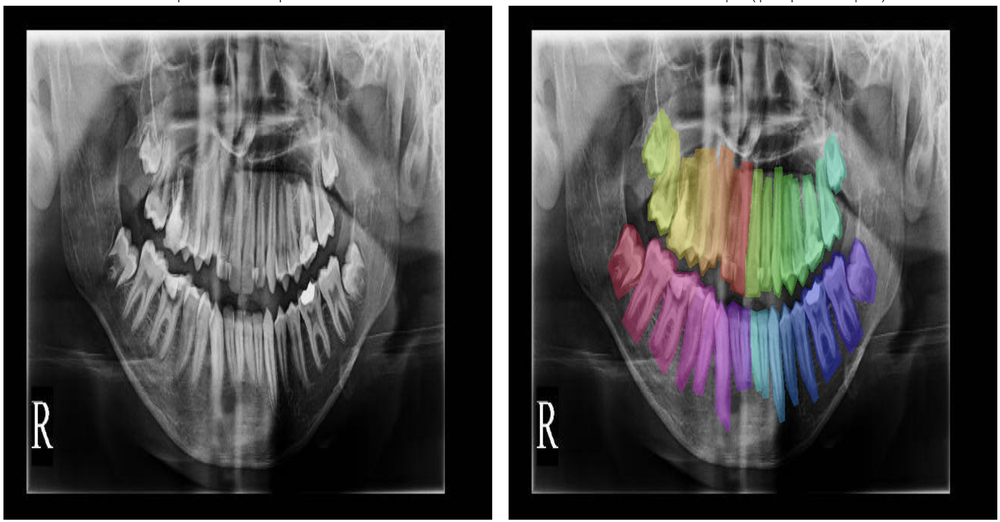
#> input picture 01_teeth_segmentation/00_Dataset/images/dataset_01_exmpl.png, 1000 x 522 px, shrunk from 2604 x 1360 before the run, found by its file name; its folder holds only this picture in this run
$ jupyter execute --allow-errors 00_Dataset_02.ipynb   (shell and % lines are left out)
#> lines starting #> are read from the running program, lines starting #| are printed output that depends on the picture
# Датасет для сегментации зубов
**Название**: teeth Computer Vision Dataset
**Автор**: Chosun University ([Roboflow](https://universe.roboflow.com/chosun-university-n0qpz/teeth-pc9hq))
**Количество снимков**: 467 снимков: train / val / test = 327 / 93 / 47
**Размер изображений**: 1178х574
**Лицензия**: CC BY 4.0

# Анализ датасета

# Установка пакетов, импорт библиотек

[cell 1]
# Установка tree

[cell 2]
import os
from google.colab import drive
import numpy as np
import pandas as pd
import cv2
from tqdm.notebook import tqdm
import zipfile
import random
from typing import Dict, List, Tuple

import matplotlib.pyplot as plt
# настройка визуализации
plt.style.use('seaborn-v0_8')

## Функции для визуализации примеров

[cell 3]
def generate_class_colors(num_classes: int = 32) -> Dict[int, Tuple[int, int, int]]:
    """
    Функция генерирует цвета для классов.

    Цвета равномерно распределяются по оттенку в пространстве HSV (OpenCV-диапазоны:
    H∈[0,179], S∈[0,255], V∈[0,255]) и затем конвертируются в RGB. Это даёт
    устойчивую, воспроизводимую палитру без случайности.

    Args:
        num_classes: Число классов (по умолчанию 32 по числу зубов).

    Returns:
        Словарь {id_класса: (R, G, B)} с целочисленными значениями 0..255.
    """
    colors: Dict[int, Tuple[int, int, int]] = {}
    for cls in range(num_classes):
        # Равномерное распределение оттенков по кругу
        hue = int(179 * cls / num_classes)   # H ∈ [0,179] в OpenCV
        saturation = 230                     # высокая насыщенность
        value = 230                          # высокая яркость
        color_hsv = np.uint8([[[hue, saturation, value]]])
        # Конвертация HSV -> RGB (получаем (R,G,B))
        color_rgb = cv2.cvtColor(color_hsv, cv2.COLOR_HSV2RGB)[0][0]
        colors[cls] = (int(color_rgb[0]), int(color_rgb[1]), int(color_rgb[2]))
    return colors

def load_yolo_segmentation(label_path: str, img_w: int, img_h: int) -> List[Tuple[int, np.ndarray]]:
    """
    Функция для загрузки разметки YOLO для задачи сегментации.

    Формат строки в .txt для сегментации:
        class_id x1 y1 x2 y2 ... xN yN
    где координаты нормированы в [0,1] относительно ширины/высоты изображения.

    Args:
        label_path: Путь к .txt-файлу разметки.
        img_w: Ширина изображения (в пикселях).
        img_h: Высота изображения (в пикселях).

    Returns:
        Список кортежей (class_id, poly), где poly — np.ndarray формы (N,2) с
        координатами вершин полигона в пикселях (dtype=int32).
        Если файла нет или он пуст, возвращает пустой список.
    """
    polygons: List[Tuple[int, np.ndarray]] = []
    if not os.path.exists(label_path):
        return polygons

    with open(label_path, 'r') as f:
        for line in f:
            parts = line.strip().split()
            # Минимум: class + 3 точки (6 чисел) => 1 + 6 = 7 токенов
            if len(parts) < 7:
                continue
            cls = int(float(parts[0]))
            coords = list(map(float, parts[1:]))

            # Координаты должны идти парами (x,y)
            if len(coords) % 2 != 0:
                # Нечётное число координат — пропускаем строку
                continue

            # Денормализация из [0,1] в пиксели
            poly_pts = []
            for i in range(0, len(coords), 2):
                x = int(round(coords[i] * img_w))
                y = int(round(coords[i+1] * img_h))
                # Подстраховка от выхода за границы
                x = np.clip(x, 0, img_w - 1)
                y = np.clip(y, 0, img_h - 1)
                poly_pts.append((x, y))

            if len(poly_pts) >= 3:  # полигон минимум из 3 точек
                polygons.append((cls, np.array(poly_pts, dtype=np.int32)))
    return polygons

def show_random_segmented_images_with_labels(
    subset: str = 'train',
    num_images: int = 3,
    dataset_path: str = '/content/dataset'
) -> None:
    """
    Визуализирует N случайных изображений из указанной подвыборки и их сегментацию (формат YOLO) с метками классов.

    Функция:
      1) выбирает случайно `num_images` файлов из {dataset_path}/{subset}/images;
      2) для каждого изображения ищет соответствующий .txt-файл в labels;
      3) считывает полигональные маски (YOLO segmentation !!!), денормализует координаты;
      4) отрисовывает поверх изображения полупрозрачные маски и контуры;
      5) добавляет подписи с номерами зубов согласно стандартной стоматологической нумерации;
      6) показывает два кадра рядом: оригинал и изображение с разметкой.

    Примечания:
    - Цвет каждого класса фиксирован и определяется словарём `CLASS_COLORS` из 32 цветов.
    - Номера зубов соответствуют стандартной стоматологической нумерации FDI.
    - Если для изображения нет .txt или разметка пуста/некорректна, будет показан только фон без масок.
    - Изображение конвертируется в RGB (OpenCV читает в BGR), поэтому цвета отображаются корректно в matplotlib.

    Args:
        subset: Название подвыборки ('train', 'valid' или 'test').
        num_images: Сколько случайных изображений отобразить (автоматически ограничивается размером набора).
        dataset_path: Корневая папка датасета (по умолчанию '/content/dataset').

    Returns:
        None. Функция выводит графики через matplotlib.

    Raises:
        FileNotFoundError: Если не найдена папка с изображениями {dataset_path}/{subset}/images.
        ValueError: Если в подвыборке нет ни одного изображения.
    """
    # Словарь соответствия индексов классов и названий зубов (стандартная нумерация FDI)
    TOOTH_NAMES = {
        0: '11', 1: '12', 2: '13', 3: '14', 4: '15', 5: '16', 6: '17', 7: '18',
        8: '21', 9: '22', 10: '23', 11: '24', 12: '25', 13: '26', 14: '27', 15: '28',
        16: '31', 17: '32', 18: '33', 19: '34', 20: '35', 21: '36', 22: '37', 23: '38',
        24: '41', 25: '42', 26: '43', 27: '44', 28: '45', 29: '46', 30: '47', 31: '48'
    }

    # Пути к папкам изображений и разметок
    images_dir = os.path.join(dataset_path, subset, 'images')
    labels_dir = os.path.join(dataset_path, subset, 'labels')

    if not os.path.isdir(images_dir):
        raise FileNotFoundError(
            f"Не найдена папка с изображениями: {images_dir}. "
            f"Проверьте аргументы dataset_path/subset и структуру датасета."
        )

    # Список поддерживаемых графических форматов
    exts = ('.jpg', '.jpeg', '.png', '.bmp', '.tif', '.tiff')
    image_files = [f for f in os.listdir(images_dir) if f.lower().endswith(exts)]

    if len(image_files) == 0:
        raise ValueError(f"В подвыборке '{subset}' не найдено ни одного изображения в {images_dir}.")

    # Случайная выборка без повторений
    k = min(num_images, len(image_files))
    sample_files = random.sample(image_files, k)

    for img_name in sample_files:
        img_path = os.path.join(images_dir, img_name)
        # Разметка с тем же именем, но расширение .txt
        label_path = os.path.join(labels_dir, os.path.splitext(img_name)[0] + '.txt')

        # Чтение изображения (BGR) и конвертация в RGB для корректного отображения в matplotlib
        img_bgr = cv2.imread(img_path)
        if img_bgr is None:
            # Если по какой-то причине файл не читается, пропускаем его
            print(f"[WARN] Не удалось прочитать изображение: {img_path}")
            continue
        img = cv2.cvtColor(img_bgr, cv2.COLOR_BGR2RGB)
        img_h, img_w = img.shape[:2]

        # Загрузка полигонов сегментации из YOLO-текста
        polygons = load_yolo_segmentation(label_path, img_w, img_h)

        # Подложка для отрисовки масок и контуров
        overlay = img.copy()

        # Рисуем все полигоны: сначала контуры, затем заливку
        for cls, poly in polygons:
            color = CLASS_COLORS.get(cls, (255, 255, 255))
            # Контур полигона
            cv2.polylines(overlay, [poly], isClosed=True, color=color, thickness=2)
            # Заливка полигона
            cv2.fillPoly(overlay, [poly], color)

        # Полупрозрачное наложение масок на исходник
        alpha = 0.4  # степень прозрачности маски (0..1)
        img_with_mask = cv2.addWeighted(overlay, alpha, img, 1 - alpha, 0)

        # Добавляем подписи с номерами зубов
        for cls, poly in polygons:
            # Вычисляем центр полигона для размещения подписи
            moments = cv2.moments(poly)
            if moments['m00'] != 0:
                cx = int(moments['m10'] / moments['m00'])
                cy = int(moments['m01'] / moments['m00'])

                # Получаем название зуба
                tooth_name = TOOTH_NAMES.get(cls, str(cls))

                # Добавляем текст с номером зуба (белый текст с черной обводкой)
                font = cv2.FONT_HERSHEY_SIMPLEX
                font_scale = 1.2
                thickness_outline = 4
                thickness_text = 3

                # Черная обводка
                cv2.putText(img_with_mask, tooth_name, (cx-15, cy+5),
                           font, font_scale, (0, 0, 0), thickness_outline, cv2.LINE_AA)
                # Белый текст
                cv2.putText(img_with_mask, tooth_name, (cx-15, cy+5),
                           font, font_scale, (255, 255, 255), thickness_text, cv2.LINE_AA)

        # Визуализация: оригинал и с разметкой рядом
        fig, axes = plt.subplots(1, 2, figsize=(16, 8))

        axes[0].imshow(img)
        axes[0].set_title("Оригинальное изображение", fontsize=14, fontweight='bold')
        axes[0].axis('off')

        axes[1].imshow(img_with_mask)
        axes[1].set_title("С YOLO сегментацией и метками классов зубов", fontsize=14, fontweight='bold')
        axes[1].axis('off')

        # Добавляем информацию о количестве найденных зубов
        fig.suptitle(f"Файл: {img_name} | Найдено зубов: {len(polygons)}", fontsize=12)

        plt.tight_layout()
        plt.show()

        # Выводим список найденных зубов
        if polygons:
            found_teeth = [TOOTH_NAMES.get(cls, str(cls)) for cls, _ in polygons]
            print(f"Найденные зубы: {', '.join(sorted(found_teeth))}")
        else:
            print("Зубы не найдены в разметке")
        print("-" * 50)

## Установка параметров

[cell 4]
DATASET_PATH_ZIP = '/content/gdrive/MyDrive/Colab_Notebooks/Startup/02_Datasets/ChosunUniversity_v2.zip'
DATASET_PATH_UNZIP = '/content'
DATASET_DIR = '/content/dataset'

## Получение датасета

[cell 5]
drive.mount('/content/gdrive')

#> (a cell that did not finish here is left out)

## Анализ датасета

[cell 7]
## Количество изображений в подвыборках датасета

# список подвыборок
splits = ['train', 'valid', 'test']

## Расчет количества изображений в каждой подвыборке
data = []
for split in splits:
    img_dir = os.path.join(DATASET_DIR, split, 'images')
    if os.path.exists(img_dir):
        num_images = sum(1 for f in os.listdir(img_dir) if os.path.isfile(os.path.join(img_dir, f)))
    else:
        num_images = 0
    data.append({'Подвыборка': split, 'Количество изображений': num_images})

# Переводим собранные данные в датафрейм
df = pd.DataFrame(data)

# Добавляем колонку с процентами
total = df['Количество изображений'].sum()
df['Процент'] = (df['Количество изображений'] / total * 100).round(1)

# Вывод таблицы
print(df.to_string(index=False))

# Диаграмма с подписями
plt.figure(figsize=(6, 4))
bars = plt.bar(df['Подвыборка'], df['Количество изображений'])
plt.xlabel('Подвыборка')
plt.ylabel('Количество изображений')
plt.title('Распределение изображений по подвыборкам')
plt.grid(axis='y', linestyle='--', alpha=0.7)

# Запас сверху
max_val = df['Количество изображений'].max()
plt.ylim(0, max_val * 1.15)

# Подписи: количество + процент
for bar, perc in zip(bars, df['Процент']):
    height = bar.get_height()
    plt.text(bar.get_x() + bar.get_width() / 2,
             height + max_val * 0.02,
             f"{height} ({perc}%)",
             ha='center', va='bottom', fontsize=10)

plt.show()
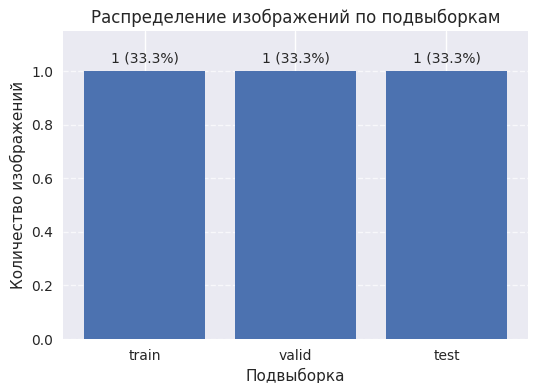
#> figure drawn by matplotlib, 1 panel

## Пример изображений

[cell 8]
# генерируем цвета для масок по числу зубов
CLASS_COLORS = generate_class_colors(32)

[cell 9]
# 3 случайных изображения из train
show_random_segmented_images_with_labels(subset='train', num_images=3, dataset_path=DATASET_DIR)
#> in show_random_segmented_images_with_labels, img_bgr is the input picture: shape (522, 1000, 3); mean B, G, R 77.7, 77.4, 78.2
#> in show_random_segmented_images_with_labels, `plt.show()`:
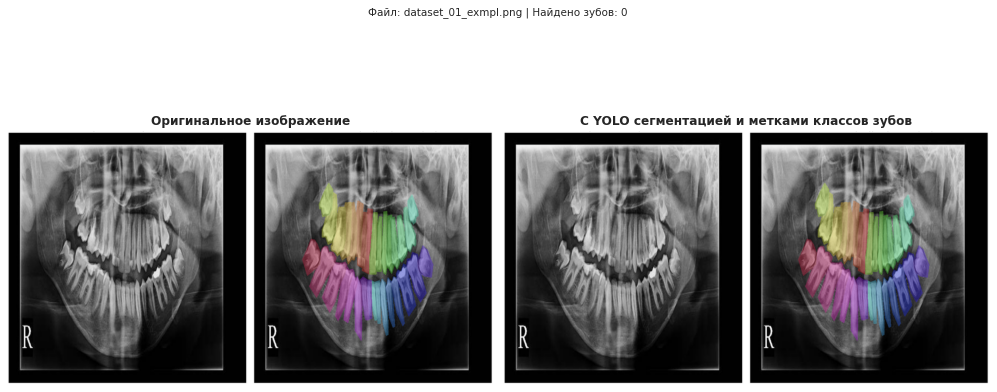
#> figure drawn by matplotlib, 2 panels

[cell 10]
# 3 случайных изображения из valid
show_random_segmented_images_with_labels(subset='valid', num_images=3, dataset_path=DATASET_DIR)

[cell 11]
# 3 случайных изображения из test
show_random_segmented_images_with_labels(subset='test', num_images=3, dataset_path=DATASET_DIR)
